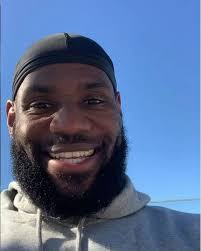
#> input picture backend/images/lebron-james2.png, 201 x 251 px
$ python skin_tone.py
#> lines starting #> are read from the running program, lines starting #| are printed output that depends on the picture; after the words box and inside, x2 and y2 are one past the last pixel; in counts of white or black regions, pixels touching at a corner belong together; long printed decimals are rounded
import numpy as np
import cv2
from sklearn.cluster import KMeans
from collections import Counter
import imutils
import pprint
from matplotlib import pyplot as plt


def extractSkin(image):
    # Taking a copy of the image
    img = image.copy()
    img2 = image.copy()
    # Converting from BGR Colours Space to HSV
    img2 = cv2.cvtColor(img2, cv2.COLOR_BGR2GRAY)

    # Isolate the face in the image
    face_cascade = cv2.CascadeClassifier('./haarcascade_frontalface.xml')
    faces = face_cascade.detectMultiScale(
        img2,
        scaleFactor = 1.05,
        minNeighbors = 5,
        minSize = [30, 30],
    )
    (face_x, face_y, face_w, face_h) = faces[0]
    img = img[face_y:face_y+face_h, face_x:face_x+face_w]
    img = cv2.cvtColor(img, cv2.COLOR_BGR2HSV)

    # Defining HSV Threadholds
    lower_threshold = np.array([0, 48, 80], dtype=np.uint8)
    upper_threshold = np.array([20, 255, 255], dtype=np.uint8)

    # Single Channel mask,denoting presence of colours in the about threshold
    skinMask = cv2.inRange(img, lower_threshold, upper_threshold)

    # apply erosions and dilations to the mask
    kernel = cv2.getStructuringElement(cv2.MORPH_ELLIPSE, (11, 11))
    skinMask = cv2.erode(skinMask, kernel, iterations = 2)
    skinMask = cv2.dilate(skinMask, kernel, iterations = 2)

    # Cleaning up mask using Gaussian Filter
    skinMask = cv2.GaussianBlur(skinMask, (3, 3), 0)

    # Extracting skin from the threshold mask
    skin = cv2.bitwise_and(img, img, mask=skinMask)

    # Return the Skin image
    return cv2.cvtColor(skin, cv2.COLOR_HSV2BGR)


def removeBlack(estimator_labels, estimator_cluster):

    # Check for black
    hasBlack = False

    # Get the total number of occurance for each color
    occurance_counter = Counter(estimator_labels)

    # Quick lambda function to compare to lists
    def compare(x, y): return Counter(x) == Counter(y)

    # Loop through the most common occuring color
    for x in occurance_counter.most_common(len(estimator_cluster)):

        # Quick List comprehension to convert each of RBG Numbers to int
        color = [int(i) for i in estimator_cluster[x[0]].tolist()]

        # Check if the color is [0,0,0] that if it is black
        if compare(color, [0, 0, 0]) == True:
            # delete the occurance
            del occurance_counter[x[0]]
            # remove the cluster
            hasBlack = True
            estimator_cluster = np.delete(estimator_cluster, x[0], 0)
            break

    return (occurance_counter, estimator_cluster, hasBlack)


def getColorInformation(estimator_labels, estimator_cluster, hasThresholding=False):

    # Variable to keep count of the occurance of each color predicted
    occurance_counter = None

    # Output list variable to return
    colorInformation = []

    # Check for Black
    hasBlack = False

    # If a mask has be applied, remove th black
    if hasThresholding == True:

        (occurance, cluster, black) = removeBlack(
            estimator_labels, estimator_cluster)
        occurance_counter = occurance
        estimator_cluster = cluster
        hasBlack = black

    else:
        occurance_counter = Counter(estimator_labels)

    # Get the total sum of all the predicted occurances
    totalOccurance = sum(occurance_counter.values())

    # Loop through all the predicted colors
    for x in occurance_counter.most_common(2):

        index = (int(x[0]))

        # Quick fix for index out of bound when there is no threshold
        index = (index-1) if ((hasThresholding & hasBlack)
                              & (int(index) != 0)) else index

        # Get the color number into a list
        color = estimator_cluster[index].tolist()
        if color[0] == 1 and color[1] == 0 and color[2] == 0:
            continue
        else:
            # Get the percentage of each color
            color_percentage = (x[1]/totalOccurance)

            # make the dictionay of the information
            colorInfo = {"cluster_index": index, "color": color,
                         "color_percentage": color_percentage}

            # Add the dictionary to the list
            colorInformation.append(colorInfo)
            break

    return colorInformation


def extractDominantColor(image, number_of_colors=2, hasThresholding=False):

    # Quick Fix Increase cluster counter to neglect the black(Read Article)
    if hasThresholding == True:
        number_of_colors += 1

    # Taking Copy of the image
    img = image.copy()

    # Convert Image into RGB Colours Space
    img = cv2.cvtColor(img, cv2.COLOR_BGR2RGB)


    # Reshape Image
    img = img.reshape((img.shape[0]*img.shape[1]), 3)

    # Initiate KMeans Object
    estimator = KMeans(n_clusters=number_of_colors, random_state=0)

    # Fit the image
    estimator.fit(img)

    # Get Colour Information
    colorInformation = getColorInformation(
        estimator.labels_, estimator.cluster_centers_, hasThresholding)
    return colorInformation


def plotColorBar(colorInformation):
    # Create a 500x100 black image
    color_bar = np.zeros((100, 500, 3), dtype="uint8")

    top_x = 0
    for x in colorInformation:
        bottom_x = top_x + (x["color_percentage"] * color_bar.shape[1])

        color = tuple(map(int, (x['color'])))

        cv2.rectangle(color_bar, (int(top_x), 0),
                      (int(bottom_x), color_bar.shape[0]), color, -1)
        top_x = bottom_x
    return color_bar


"""## Section Two.4.2 : Putting it All together: Pretty Print
The function makes print out the color information in a readable manner
"""


def prety_print_data(color_info):
    for x in color_info:
        print(pprint.pformat(x))
        print()


# Get Image from URL. If you want to upload an image file and use that comment the below code and replace with  image=cv2.imread("FILE_NAME")

def execute_skintone():
    image = cv2.imread("./images/lebron-james2.png")
#> image is the input picture: shape (251, 201, 3); mean B, G, R 147.1, 109.6, 87.9
    # Resize image to a width of 250
    image = imutils.resize(image, width=250)
#> image: shape (312, 250, 3)

    # Show image
    plt.subplot(4, 1, 1)
    plt.imshow(cv2.cvtColor(image, cv2.COLOR_BGR2RGB))
    plt.title("Original Image")
    #plt.show()

    # Apply Skin Mask
    skin = extractSkin(image)
#> in extractSkin, `img2 = cv2.cvtColor(img2, cv2.COLOR_BGR2GRAY)`:
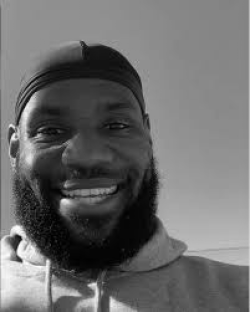
#> img2: shape (312, 250); min 1, max 252, mean 107.3
#> in extractSkin, `faces = face_cascade.detectMultiScale( img2, scaleFactor = 1.05, minNe..`: faces = [[5, 245, 43, 43], [13, 72, 145, 145]]
#> in extractSkin, `(face_x, face_y, face_w, face_h) = faces[0]`: face_x = 5; face_y = 245; face_w = 43
#> in extractSkin, `img = img[face_y:face_y+face_h, face_x:face_x+face_w]`:
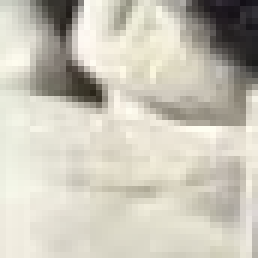
#> img: shape (43, 43, 3) (shown 6 times larger); mean B, G, R 184.2, 197.2, 201.1
#> in extractSkin, `img = cv2.cvtColor(img, cv2.COLOR_BGR2HSV)`: img: shape (43, 43, 3); mean H, S, V 26.6, 22.9, 201.2
#> in extractSkin, `skinMask = cv2.inRange(img, lower_threshold, upper_threshold)`:
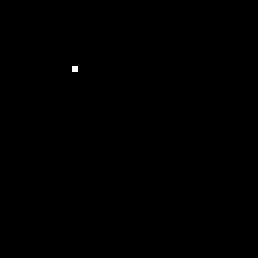
#> skinMask: shape (43, 43) (shown 6 times larger); 0.05% white in thin lines or dots, all inside (x1, y1, x2, y2) = (12, 11, 13, 12)
#> in extractSkin, `skinMask = cv2.erode(skinMask, kernel, iterations = 2)`: skinMask: shape (43, 43); every value is 0
#> in extractSkin, `skin = cv2.bitwise_and(img, img, mask=skinMask)`: skin: shape (43, 43, 3); every value is 0

    plt.subplot(4, 1, 2)
    plt.imshow(cv2.cvtColor(skin, cv2.COLOR_BGR2RGB))
    plt.title("Thresholded  Image")
    # plt.show()

    # Find the dominant color. Default is 1 , pass the parameter 'number_of_colors=N' where N is the specified number of colors
    dominantColors = extractDominantColor(skin, hasThresholding=True)
#> in extractDominantColor, `img = img.reshape((img.shape[0]*img.shape[1]), 3)`: img = 1849 rows, first 8: [0, 0, 0], [0, 0, 0], [0, 0, 0], [0, 0, 0], [0, 0, 0], [0, 0, 0], [0, 0, 0], [0, 0, 0]
#> dominantColors = []

    # Show in the dominant color information
    print("Color Information")
    prety_print_data(dominantColors)

    # Show in the dominant color as bar
    print("Color Bar")
    colour_bar = plotColorBar(dominantColors)
#> after the loop in plotColorBar, `for x in colorInformation:`: color_bar: shape (100, 500, 3); every value is 0
    plt.subplot(4, 1, 4)
    plt.axis("off")
    plt.imshow(colour_bar)
    plt.title("Color Bar")

    plt.tight_layout()
    plt.show()
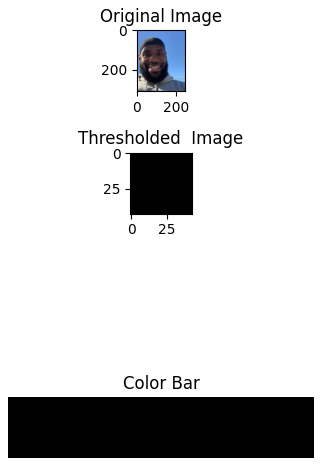
#> figure drawn by matplotlib, 3 panels

execute_skintone()

$ run again, with backend/images/Bri.png copied over backend/images/lebron-james2.png
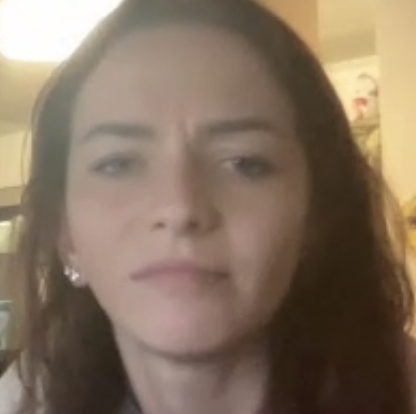
#> input picture backend/images/Bri.png, 416 x 414 px
#> in execute_skintone, image is the input picture: shape (414, 416, 3); mean B, G, R 95.9, 114.2, 133
#> image: shape (248, 250, 3)
#> faces = [[23, 32, 175, 175]]
#> face_x = 23; face_y = 32; face_w = 175
#> in extractSkin, `skinMask = cv2.inRange(img, lower_threshold, upper_threshold)`:
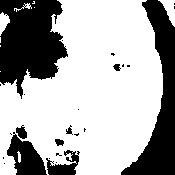
#> skinMask: shape (175, 175); 67.5% white; 25 black regions (17 under 20 px), largest, box (x1, y1, x2, y2) and area: (0, 0, 68, 99) 4545, (121, 0, 175, 175) 3750, (7, 132, 47, 175) 950
#> skin: shape (175, 175, 3); mean H, S, V 7.3, 44.9, 90.8
#> dominantColors = 1 item
#> the loop in prety_print_data, `for x in color_info:` made 1 pass
#| {'cluster_index': 1,
#|  'color': [164.159, 138.702, 126.359],
#|  'color_percentage': 0.5419}
#> the loop in plotColorBar, `for x in colorInformation:` made 1 pass
#> (bottom_x, color, top_x) on pass 1: (271, (164, 138, 126), 271)
#> in execute_skintone, `plt.show()`:
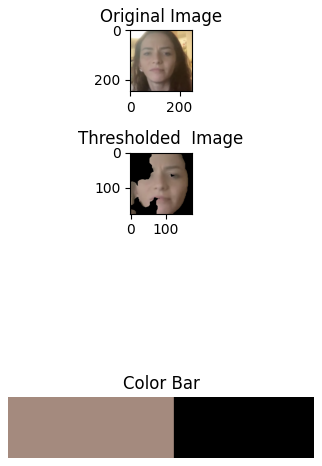
#> figure drawn by matplotlib, 3 panels
